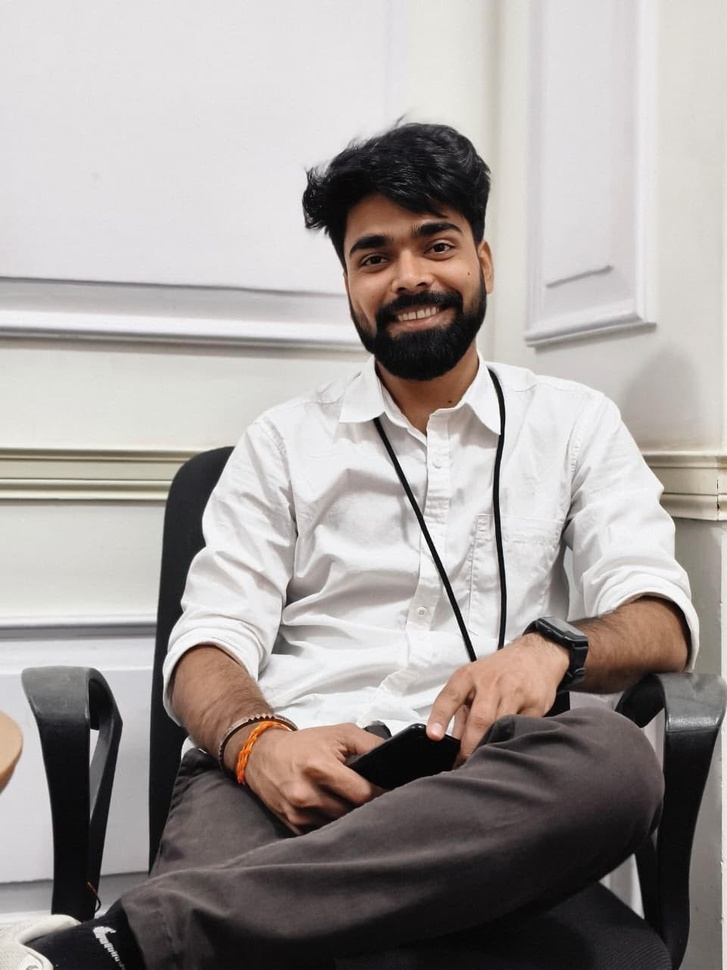
#> input picture Object_Detection/hemant_photo.jpg, 727 x 970 px, shrunk from 960 x 1280 before the run, found by its file name
$ python detect.py
#> lines starting #> are read from the running program, lines starting #| are printed output that depends on the picture; after the words box and inside, x2 and y2 are one past the last pixel; in counts of white or black regions, pixels touching at a corner belong together
import cv2 as cv
import matplotlib.pyplot as plt

# 1) Read image
img = cv.imread("/home/labuser/Downloads/CV_OPENCV/Object_Detection/hemant_photo.jpg")
#> img is the input picture: shape (970, 727, 3); mean B, G, R 155.9, 158.3, 164.3
if img is None:
    raise FileNotFoundError("Image not found. Check the path.")

# 2) Convert to grayscale
gray = cv.cvtColor(img, cv.COLOR_BGR2GRAY)
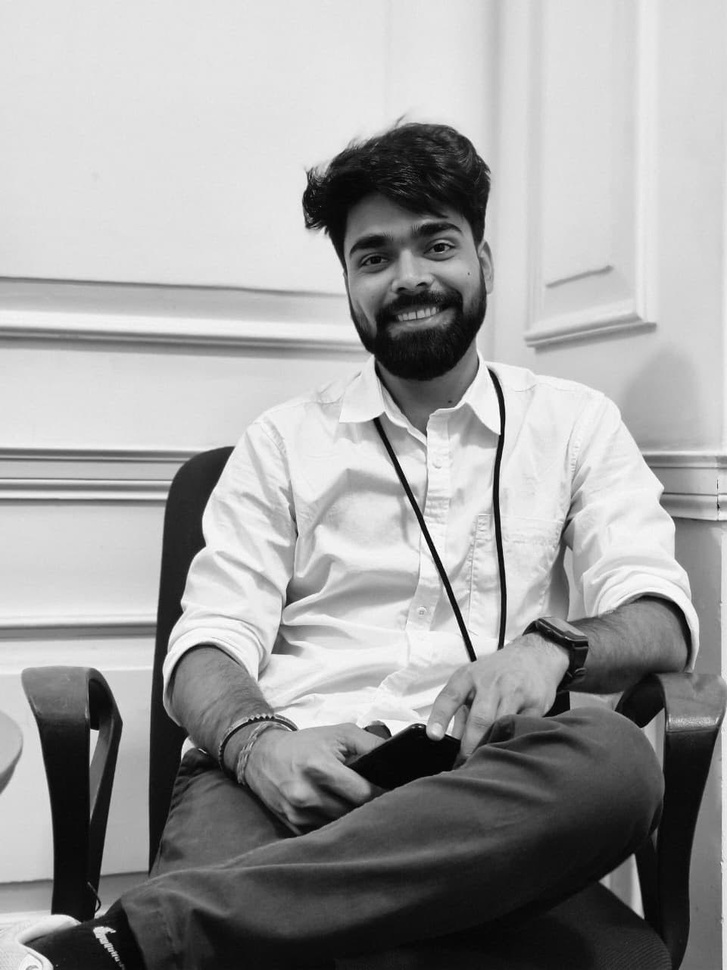
#> gray: shape (970, 727); min 0, max 255, mean 159.9

# 3) Load cascades
face_cascade = cv.CascadeClassifier("/home/labuser/Downloads/CV_OPENCV/Object_Detection/haarcascade_frontalface_default.xml")
eye_cascade  = cv.CascadeClassifier("/home/labuser/Downloads/CV_OPENCV/Object_Detection/haarcascade_eye.xml")
smile_cascade = cv.CascadeClassifier("/home/labuser/Downloads/CV_OPENCV/Object_Detection/haarcascade_smile.xml")

# Safety check
if face_cascade.empty() or eye_cascade.empty() or smile_cascade.empty():
    raise IOError("One or more cascade XML files not loaded. Check file paths.")

# 4) Detect faces (use gray)
faces = face_cascade.detectMultiScale(gray, scaleFactor=1.1, minNeighbors=5)
#> faces = [[325, 184, 169, 169]]

# 5) Draw results on a copy
out = img.copy()

for (x, y, w, h) in faces:
    # Draw face rectangle
    cv.rectangle(out, (x, y), (x + w, y + h), (255, 0, 0), 3)

    # ROI for face
    roi_gray = gray[y:y+h, x:x+w]
    roi_color = out[y:y+h, x:x+w]

    # 6) Detect eyes within face ROI
    eyes = eye_cascade.detectMultiScale(roi_gray, scaleFactor=1.1, minNeighbors=5)
    for (ex, ey, ew, eh) in eyes:
        cv.rectangle(roi_color, (ex, ey), (ex + ew, ey + eh), (0, 255, 0), 2)

    # 7) Detect smile within face ROI (smile needs different params usually)
    smiles = smile_cascade.detectMultiScale(roi_gray, scaleFactor=1.7, minNeighbors=20)
    for (sx, sy, sw, sh) in smiles:
        cv.rectangle(roi_color, (sx, sy), (sx + sw, sy + sh), (255, 255, 255), 2)
#> this loop made 1 pass
#> (x, y, w, h, eyes) on pass 1: (325, 184, 169, 169, [[26, 55, 43, 43], [87, 38, 47, 47]])
#> pass 1, `roi_gray = gray[y:y+h, x:x+w]`:
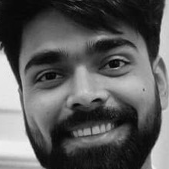
#> roi_gray: shape (169, 169); min 3, max 243, mean 90.9
#> pass 1, `roi_color = out[y:y+h, x:x+w]`:
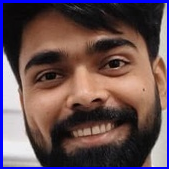
#> roi_color: shape (169, 169, 3); mean B, G, R 84, 78.7, 101.6
#> after the loop:
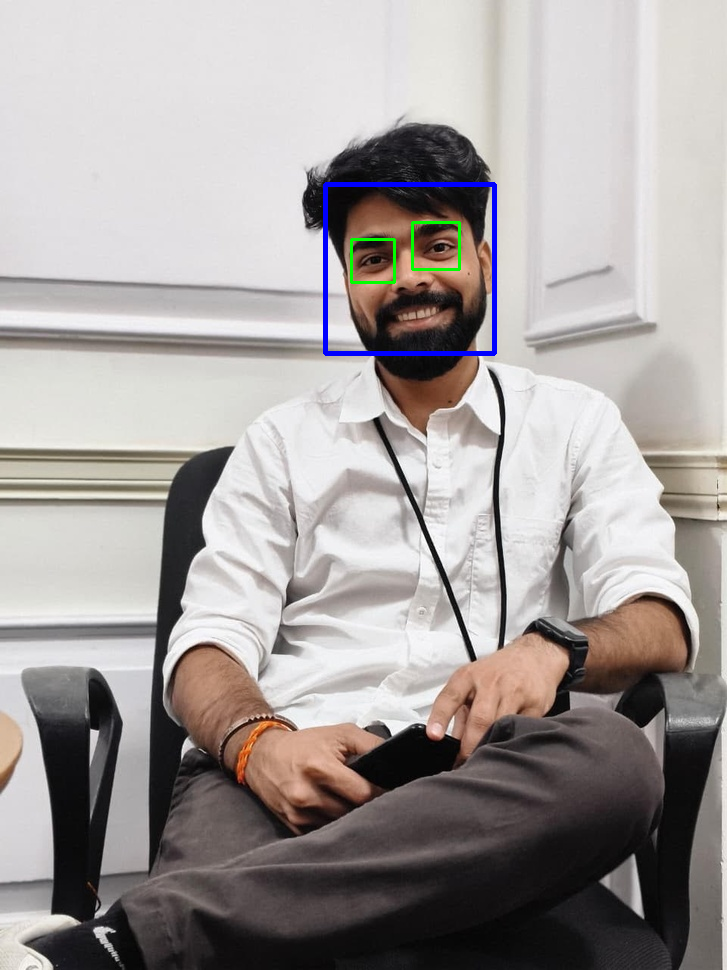
#> out: shape (970, 727, 3); 0.63% of pixels changed, all inside (x1, y1, x2, y2) = (323, 182, 497, 356)
#> after the loop:
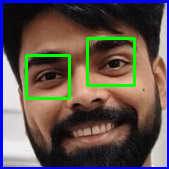
#> roi_color: shape (169, 169, 3); 3.75% of pixels changed, all inside (x1, y1, x2, y2) = (25, 37, 136, 100)

# 8) Show output (convert BGR->RGB for matplotlib)
plt.figure(figsize=(8, 8))
plt.imshow(cv.cvtColor(out, cv.COLOR_BGR2RGB))
plt.axis("off")
plt.show()
